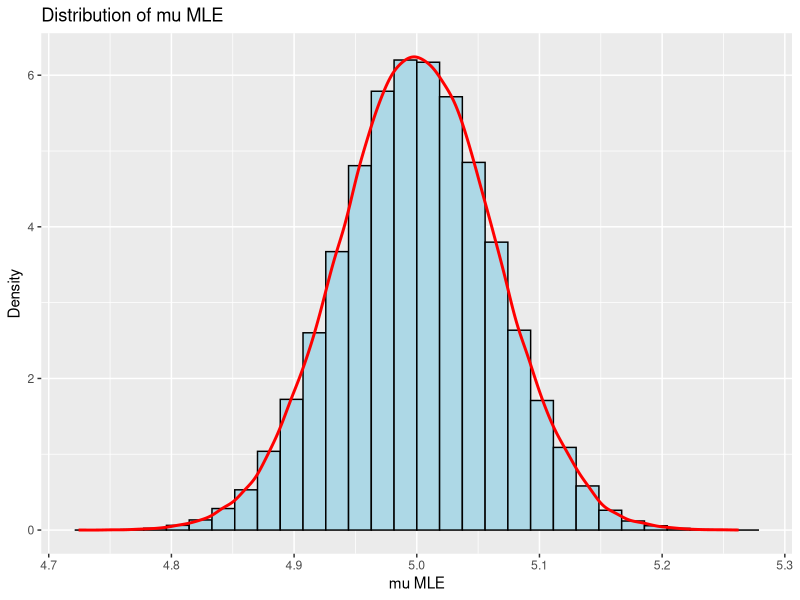
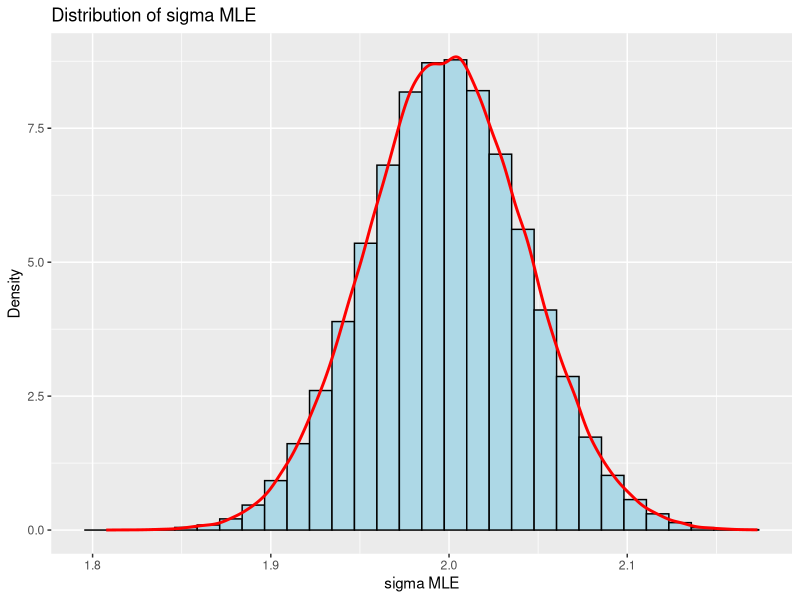

Recreate these plots in R, in order.
## =====================================================
## 1. Prepare environment & set working directory
## =====================================================

# Set folder to current script location (in RStudio)
if (requireNamespace("rstudioapi", quietly = TRUE) && rstudioapi::isAvailable()) {
  setwd(dirname(rstudioapi::getActiveDocumentContext()$path))
}

# Load necessary package
# install.packages("ggplot2")
library(ggplot2)

## =====================================================
## 2. Set parameters and run simulations
## =====================================================

set.seed(123)

mu_true    <- 5
sigma_true <- 2
n               <- 1000       # Sample size
num_simulations <- 100000     # Number of simulations

# Initialize vectors to store maximum likelihood estimates
mu_mle_values    <- numeric(num_simulations)
sigma_mle_values <- numeric(num_simulations)

# Perform multiple simulations
for (i in 1:num_simulations) {
  sample <- rnorm(n, mu_true, sigma_true)
  mu_mle_values[i]    <- mean(sample)
  sigma_mle_values[i] <- sqrt((n - 1) / n * var(sample))
}

# Compare the mean with E(sigma2_MLE) = (n-1) / n * sigma^2
cat("Average of mu estimator:", mean(mu_mle_values), "\n")
cat("Average of sigma^2 estimator:", mean(sigma_mle_values^2), "\n")

## =====================================================
## 3. Prepare data for ggplot2
## =====================================================

df_mu    <- data.frame(mu_mle    = mu_mle_values)
df_sigma <- data.frame(sigma_mle = sigma_mle_values)

## =====================================================
## 4. Plot and save distribution of mu MLE
## =====================================================

p_mu <- ggplot(df_mu, aes(x = mu_mle)) +
  geom_histogram(aes(y = after_stat(density)),
                 bins = 30, colour = "black", fill = "lightblue") +
  geom_density(colour = "red", linewidth = 1) +
  labs(title = "Distribution of mu MLE", x = "mu MLE", y = "Density")

ggsave("mu_mle_distribution.png", plot = p_mu, width = 6, height = 4, dpi = 300)

## =====================================================
## 5. Plot and save distribution of sigma MLE
## =====================================================

p_sigma <- ggplot(df_sigma, aes(x = sigma_mle)) +
  geom_histogram(aes(y = after_stat(density)),
                 bins = 30, colour = "black", fill = "lightblue") +
  geom_density(colour = "red", linewidth = 1) +
  labs(title = "Distribution of sigma MLE", x = "sigma MLE", y = "Density")

ggsave("sigma_mle_distribution.png", plot = p_sigma, width = 6, height = 4, dpi = 300)
